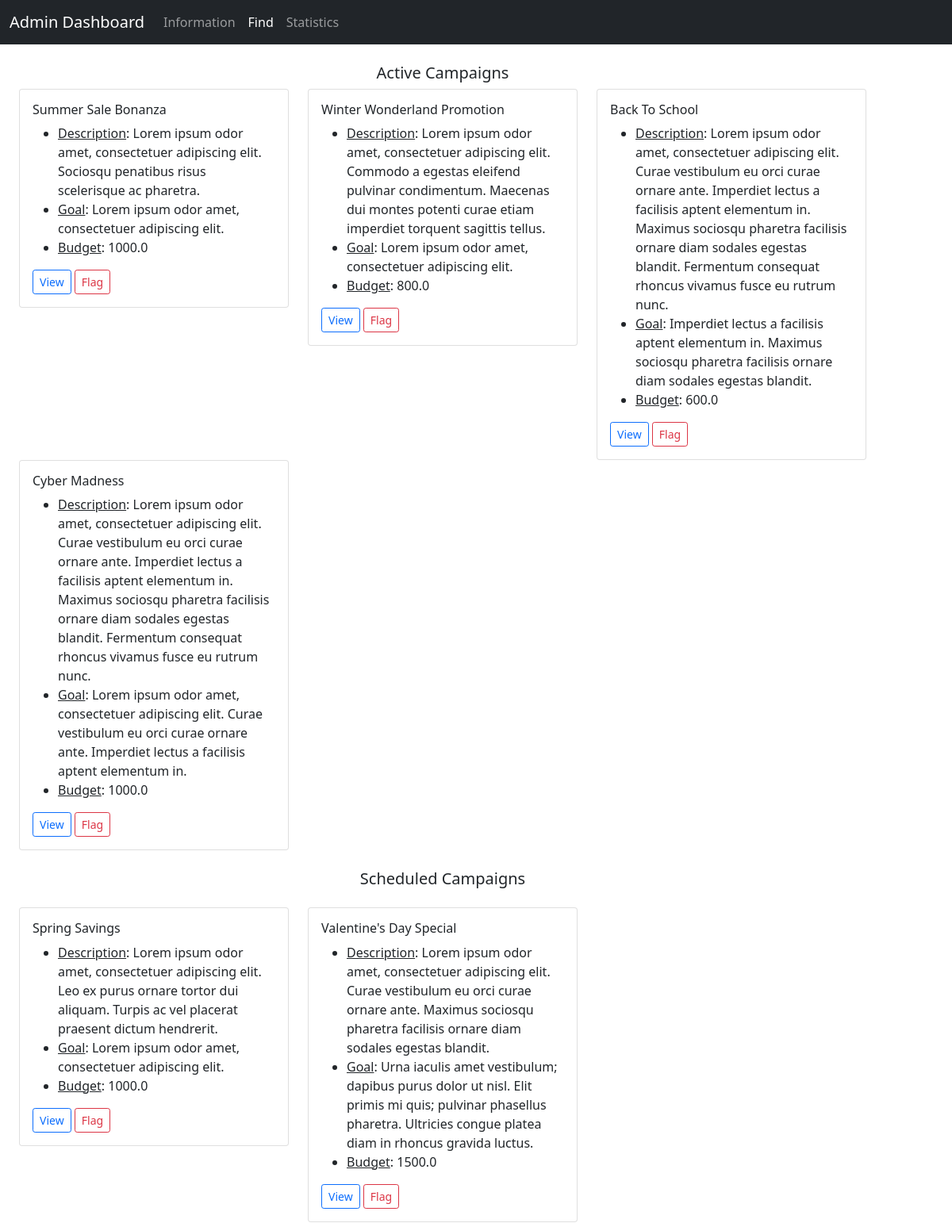
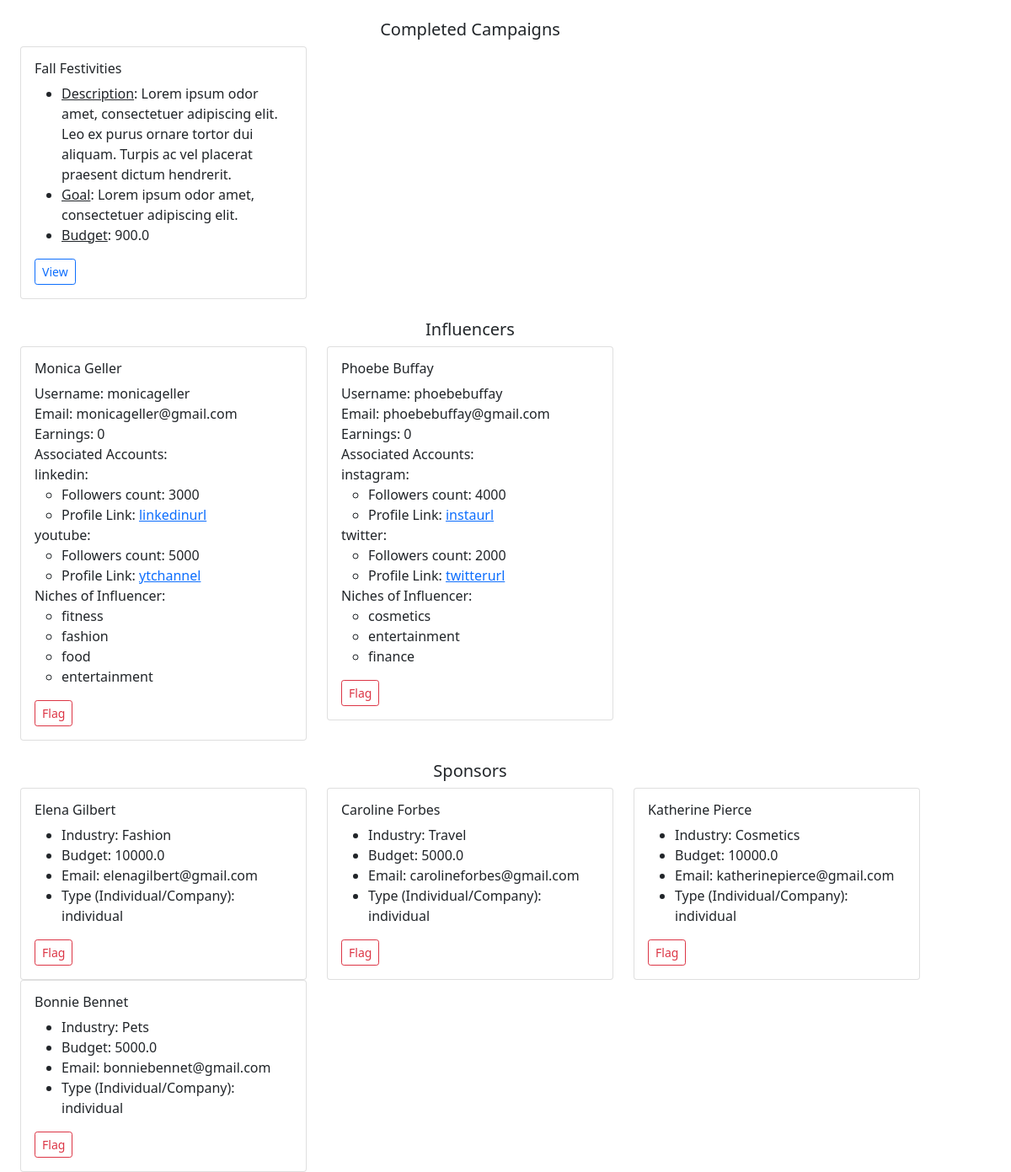
The app's page /admin_find with its own data (2 pictures, top to bottom).
### backend/models.py (models this page shows)
class Campaign(db.Model):
    __tablename__ = 'campaign'
    id = db.Column(db.Integer, primary_key=True)
    sponsor_id = db.Column(db.Integer, db.ForeignKey('sponsor.id'), nullable=False)
    visibility = db.Column(db.Enum('private', 'public'), default='public', nullable=False)
    title = db.Column(db.String, nullable=False)
    description = db.Column(db.String)
    goal = db.Column(db.String)
    start_date = db.Column(db.Date, nullable=False)
    end_date = db.Column(db.Date, nullable=False)
    budget = db.Column(db.Float, nullable=False)
    flagged = db.Column(db.Boolean, default=False)
    ad_request = db.relationship('Ad_Request', backref='campaign', cascade='all, delete-orphan')

class Influencer(db.Model):
    __tablename__ = 'influencer'
    id = db.Column(db.Integer, primary_key=True)
    first_name = db.Column(db.String, nullable=False)
    last_name = db.Column(db.String)
    age = db.Column(db.Integer, nullable=False)
    username = db.Column(db.String, unique=True, nullable=False)
    password = db.Column(db.String, nullable=False)
    email = db.Column(db.String, unique=True, nullable=False)
    earning = db.Column(db.Integer, default=0)
    flagged = db.Column(db.Boolean, default=False)
    reach = db.relationship('Reach', backref='influencer', cascade='all, delete-orphan')
    ad_request = db.relationship('Ad_Request', backref='influencer')
    influencer_niche = db.relationship('Influencer_Niche', backref='influencer')

class Reach(db.Model):
    __tablename__ = 'reach'
    id = db.Column(db.Integer, primary_key=True)
    influencer_id = db.Column(db.Integer, db.ForeignKey('influencer.id'), nullable=False)
    platform = db.Column(db.Enum('instagram', 'twitter', 'youtube', 'linkedin'), nullable=False)
    followers = db.Column(db.Integer, nullable=False)
    profile_link = db.Column(db.String, nullable=False)

class Niche(db.Model):
    __tablename__ = 'niche'
    id = db.Column(db.Integer, primary_key=True)
    name = db.Column(db.String, nullable=False)
    influencer_niche = db.relationship('Influencer_Niche', backref='niche')
    ad_request = db.relationship('Ad_Request', backref='niche')

class Sponsor(db.Model):
    __tablename__ = 'sponsor'
    id = db.Column(db.Integer, primary_key=True)
    first_name = db.Column(db.String, nullable=False)         # if it is a company then the first_name denotes the name of the company
    last_name = db.Column(db.String)
    username = db.Column(db.String, unique=True, nullable=False)
    password = db.Column(db.String, nullable=False)
    industry = db.Column(db.String, nullable=False)
    budget = db.Column(db.Float, nullable=False)
    email = db.Column(db.String, unique=True, nullable=False)
    type = db.Column(db.Enum('company', 'individual'), nullable=False)
    flagged = db.Column(db.Boolean, default=False)
    campaign = db.relationship('Campaign', backref='sponsor', cascade='all, delete-orphan')

### backend/controllers.py (the view)
@app.route('/admin_find', methods=['GET', 'POST'])
def admin_find():
    return render_template('admin_find.html', active_campaigns=fetch_active_campaigns(), completed_campaigns=fetch_completed_campaigns(),
                           all_influencers=fetch_all_influencers(), all_sponsors=fetch_all_sponsors(), scheduled_campaigns=fetch_scheduled_campaigns())

### backend/controllers.py (called while the page is built)
def progress(start_date, end_date):
    current_date = datetime.now().date()
    total_duration = (end_date - start_date).days
    elapsed_duration = (current_date - start_date).days
    progress = (elapsed_duration / total_duration) * 100
    return int(min(max(progress, 0), 100))

def fetch_all_influencers():
    influencers = Influencer.query.filter_by(flagged=False).all()
    all_influencers = {}
    for influencer in influencers:
        if influencer.id not in all_influencers.keys():
            all_influencers[influencer.id] = {'fname': influencer.first_name, 'lname': influencer.last_name, 'username': influencer.username, 'earning': influencer.earning,
                                              'email': influencer.email, 'social_accounts': social_accounts(influencer.id), 'niches': niches(influencer.id)}
    return all_influencers

def fetch_all_sponsors():
    sponsors = Sponsor.query.filter_by(flagged=False).all()
    all_sponsors = {}
    for sponsor in sponsors:
        if sponsor.id not in all_sponsors.keys():
            all_sponsors[sponsor.id] = {'fname': sponsor.first_name, 'lname': sponsor.last_name, 'industry': sponsor.industry,
                                        'budget': sponsor.budget, 'email': sponsor.email, 'type': sponsor.type }
    return all_sponsors

def fetch_completed_campaigns(sponsor_id=None):
    current_date = datetime.now().date()
    if sponsor_id:
        campaigns = (db.session.query(Campaign)
                .filter(Campaign.end_date < current_date, Campaign.sponsor_id==sponsor_id).all())
    else:
        campaigns = (db.session.query(Campaign)
                .filter(Campaign.end_date < current_date).all())
    completed_campaigns = {}
    for campaign in campaigns:
        if campaign.id not in completed_campaigns.keys():
            completed_campaigns[campaign.id] = {'title': campaign.title, 'description': campaign.description, 'goal': campaign.goal, 'budget': campaign.budget,
                                                'start_date': campaign.start_date, 'end_date': campaign.end_date, 'visibility': campaign.visibility}
    return completed_campaigns

### templates/admin_find.html (shortened to what this page needs)
<!DOCTYPE html>
<html lang="en">
<head>
    <link href="https://cdn.jsdelivr.net/npm/bootstrap@5.0.2/dist/css/bootstrap.min.css" rel="stylesheet">
</head>
<body>
    <div id="container">
        <div id="panel">
            <nav class="navbar navbar-expand-lg navbar-dark bg-dark">
                <div class="container-fluid">
                    <label class="navbar-brand">Admin Dashboard</label>
                    <div class="collapse navbar-collapse" id="navbarNavAltMarkup">
                        <div class="navbar-nav">
                            <a class="nav-link" aria-current="page" href="/admin_dashboard">Information</a>
                            <a class="nav-link active" href="/admin_find">Find</a>
                            <a class="nav-link" href="/admin_statistics">Statistics</a>
                        </div>
                    </div>
                </div>
            </nav>
        </div>
        <div class="container row">
            <h5 class="text-center"><br>Active Campaigns</h5>
            {% if active_campaigns %}
                {% for key, value in active_campaigns.items() %}
                    <div class="col-sm-4">
                        <div class="card">
                            <div class="card-body">
                                <h6 class="card-title">{{ value.title }}</h6>
                                <ul class="card-text">
                                    <li><u>Description</u>: {{ value.description }}</li>
                                    <li><u>Goal</u>: {{ value.goal }}</li>
                                    <li><u>Budget</u>: {{ value.budget }}</li>
                                </ul>
                                <a href="/campaign_details/{{ key }}" class="btn btn-outline-primary btn-sm">View</a>
                                <a href="/flag_campaign/{{ key }}" class="btn btn-outline-danger btn-sm">Flag</a>
                            </div>
                        </div>
                    </div>
                {% endfor %}
            {% else %}
                <h6 class="text-secondary">No Campaigns running</h6>
            {% endif %}
        </div>
        <div class="container row">
            <h5 class="text-center my-4">Scheduled Campaigns</h5>
            {% if scheduled_campaigns %}
                {% for key, value in scheduled_campaigns.items() %}
                    <div class="col-sm-4">
                        <div class="card">
                            <div class="card-body">
                                <h6 class="card-title">{{ value.title }}</h6>
                                <ul class="card-text">
                                    <li><u>Description</u>: {{ value.description }}</li>
                                    <li><u>Goal</u>: {{ value.goal }}</li>
                                    <li><u>Budget</u>: {{ value.budget }}</li>
                                </ul>
                                <a href="/campaign_details/{{ key }}" class="btn btn-outline-primary btn-sm">View</a>
                                <a href="/flag_campaign/{{ key }}" class="btn btn-outline-danger btn-sm">Flag</a>
                            </div>
                        </div>
                    </div>
                {% endfor %}
            {% else %}
                <h6 class="text-secondary">No campaigns scheduled.</h6>
            {% endif %}
        </div>
        <div class="container row">
            <h5 class="text-center"><br>Completed Campaigns</h5>
            {% if completed_campaigns %}
                {% for key, value in completed_campaigns.items() %}
                    <div class="col-sm-4">
                        <div class="card">
                            <div class="card-body">
                                <h6 class="card-title">{{ value.title }}</h6>
                                <ul class="card-text">
                                    <li><u>Description</u>: {{ value.description }}</li>
                                    <li><u>Goal</u>: {{ value.goal }}</li>
                                    <li><u>Budget</u>: {{ value.budget }}</li>
                                </ul>
                                <a href="/campaign_details/{{ key }}" class="btn btn-outline-primary btn-sm">View</a>
                            </div>
                        </div>
                    </div>
                {% endfor %}
            {% else %}
                <h6 class="text-secondary">No Campaigns completed yet!</h6>
            {% endif %}
        </div>
        <div class="container row">
            <h5 class="text-center"><br>Influencers</h5>
            {% if all_influencers %}
                {% for key, value in all_influencers.items() %}
                    <div class="col-sm-4">
                        <div class="card">
                            <div class="card-body">
                                <h6 class="card-title">{{ value.fname }} {{ value.lname }}</h6>
                                <ul class="list-unstyled">
                                    <li>Username: {{ value.username }} </li>
                                    <li>Email: {{ value.email }} </li>
                                    <li>Earnings: {{ value.earning }} </li>
                                    <li>Associated Accounts: </li>
                                    {% for account, info in value.social_accounts.items() %}
                                        <li>
                                            {{ account }}:
                                            <ul>
                                                <li>Followers count: {{ info.followers }}</li>
                                                <li>Profile Link: <a href="{{ info.profile_link }}" target="_blank">{{ info.profile_link }}</a></li>
                                            </ul>
                                        </li>
                                    {% endfor %}
                                    <li>Niches of Influencer:</li>
                                    <ul>
                                        {% for niche in value.niches %}
                                            <li>{{ niche }}</li>
                                        {% endfor %}
                                    </ul>
                                </ul>
                                <a href="/flag_influencer/{{ key }}" class="btn btn-outline-danger btn-sm">Flag</a>
                            </div>
                        </div>
                    </div>
                {% endfor %}
            {% else %}
                <h6 class="text-secondary">No influencers registered.</h6>
            {% endif %}
        </div>
        <div class="container row">
            <h5 class="text-center"><br>Sponsors</h5>
            {% if all_sponsors %}
                {% for key, value in all_sponsors.items() %}
                    <div class="col-sm-4">
                        <div class="card">
                            <div class="card-body">
                                <h6 class="card-title">{{ value.fname }} {{ value.lname }}</h6>
                                <ul class="card-text">
                                    <li>Industry: {{ value.industry }}</li>
                                    <li>Budget: {{ value.budget }}</li>
                                    <li>Email: {{ value.email }}</li>
                                    <li>Type (Individual/Company): {{ value.type }}</li>
                                </ul>
                                <a href="/flag_sponsor/{{ key }}" class="btn btn-outline-danger btn-sm">Flag</a>
                            </div>
                        </div>
                    </div>
                {% endfor %}
            {% else %}
                <h6 class="text-secondary">No sponsors registered</h4>
            {% endif %}
        </div>
    </div>
</body>
</html>

### records on screen
Campaign: title "Summer Sale Bonanza", description "Lorem ipsum odor amet, consectetuer adipiscing elit. Sociosqu penatibus risus scelerisque ac pharetra.", goal "Lorem ipsum odor amet, consectetuer adipiscing elit.", budget "1000.0"
Campaign: title "Winter Wonderland Promotion", description "Lorem ipsum odor amet, consectetuer adipiscing elit. Commodo a egestas eleifend pulvinar condimentum. Maecenas dui montes potenti curae etiam imperdiet torquent sagittis tellus.", goal "Lorem ipsum odor amet, consectetuer adipiscing elit.", budget "800.0"
Campaign: title "Back To School", description "Lorem ipsum odor amet, consectetuer adipiscing elit. Curae vestibulum eu orci curae ornare ante. Imperdiet lectus a facilisis aptent elementum in. Maximus sociosqu pharetra facilisis ornare diam sodales egestas blandit. Fermentum consequat rhoncus vivamus fusce eu rutrum nunc.", goal "Imperdiet lectus a facilisis aptent elementum in. Maximus sociosqu pharetra facilisis ornare diam sodales egestas blandit.", budget "600.0"
Campaign: title "Cyber Madness", description "Lorem ipsum odor amet, consectetuer adipiscing elit. Curae vestibulum eu orci curae ornare ante. Imperdiet lectus a facilisis aptent elementum in. Maximus sociosqu pharetra facilisis ornare diam sodales egestas blandit. Fermentum consequat rhoncus vivamus fusce eu rutrum nunc.", goal "Lorem ipsum odor amet, consectetuer adipiscing elit. Curae vestibulum eu orci curae ornare ante. Imperdiet lectus a facilisis aptent elementum in.", budget "1000.0"
Campaign: title "Spring Savings", description "Lorem ipsum odor amet, consectetuer adipiscing elit. Leo ex purus ornare tortor dui aliquam. Turpis ac vel placerat praesent dictum hendrerit.", goal "Lorem ipsum odor amet, consectetuer adipiscing elit.", budget "1000.0"
Campaign: title "Valentine's Day Special", description "Lorem ipsum odor amet, consectetuer adipiscing elit. Curae vestibulum eu orci curae ornare ante. Maximus sociosqu pharetra facilisis ornare diam sodales egestas blandit.", goal "Urna iaculis amet vestibulum; dapibus purus dolor ut nisl. Elit primis mi quis; pulvinar phasellus pharetra. Ultricies congue platea diam in rhoncus gravida luctus.", budget "1500.0"
Campaign: title "Fall Festivities", description "Lorem ipsum odor amet, consectetuer adipiscing elit. Leo ex purus ornare tortor dui aliquam. Turpis ac vel placerat praesent dictum hendrerit.", goal "Lorem ipsum odor amet, consectetuer adipiscing elit.", budget "900.0"
Influencer: fname "Monica", lname "Geller", username "monicageller", email "monicageller@gmail.com"
Reach: platform "linkedin", followers "3000", profile_link "linkedinurl"
Reach: platform "youtube", followers "5000", profile_link "ytchannel"
Niche: name "fitness"
Niche: name "fashion"
Niche: name "food"
Niche: name "entertainment"
Influencer: fname "Phoebe", lname "Buffay", username "phoebebuffay", email "phoebebuffay@gmail.com"
Reach: platform "instagram", followers "4000", profile_link "instaurl"
Reach: platform "twitter", followers "2000", profile_link "twitterurl"
Niche: name "cosmetics"
Niche: name "finance"
Sponsor: fname "Elena", lname "Gilbert", industry "Fashion", budget "10000.0", email "elenagilbert@gmail.com"
Sponsor: fname "Caroline", lname "Forbes", industry "Travel", budget "5000.0", email "carolineforbes@gmail.com"
Sponsor: fname "Katherine", lname "Pierce", industry "Cosmetics", budget "10000.0", email "katherinepierce@gmail.com"
Sponsor: fname "Bonnie", lname "Bennet", industry "Pets", budget "5000.0", email "bonniebennet@gmail.com"

### other values on screen
{{ value.earning }} "0" "0"
{{ value.type }} "individual" "individual" "individual" "individual"
